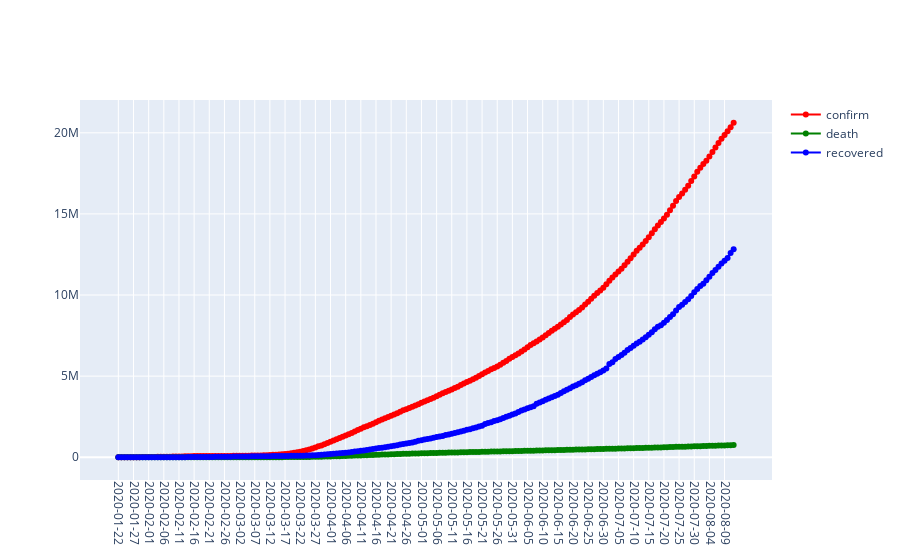

The notebook cell saved with this chart:
### Markdown cell above
### Historial Cases

### Code cell
fig = go.Figure()
#fig.update_layout(template='plotly_dark')
fig.update_xaxes(tickangle=90, showticklabels = True, type = 'category')
fig.add_trace(go.Scatter(x=confirmed_df.index, 
                         y=confirmed_df[0],
                         mode='lines+markers',
                         name='confirm',
                         line=dict(color='red', width=2)))
fig.add_trace(go.Scatter(x=death_df.index, 
                         y=death_df[0],
                         mode='lines+markers',
                         name='death',
                         line=dict(color='green', width=2)))
fig.add_trace(go.Scatter(x=recovered_df.index, 
                         y=recovered_df[0],
                         mode='lines+markers',
                         name='recovered',
                         line=dict(color='blue', width=2)))

### Figure 1 — Plotly figure (JSON) as saved in the notebook; plotly's stock layout.template omitted (floating-point values rounded to 4 significant figures; data arrays with more than 128 entries replaced by an {"elided": "..."} marker saying what was removed)
{"data": [{"line": {"color": "red", "width": 2}, "mode": "lines+markers", "name": "confirm", "type": "scatter", "x": {"elided": "204 str values"}, "y": {"elided": "204 int values"}}, {"line": {"color": "green", "width": 2}, "mode": "lines+markers", "name": "death", "type": "scatter", "x": {"elided": "204 str values"}, "y": {"elided": "204 int values"}}, {"line": {"color": "blue", "width": 2}, "mode": "lines+markers", "name": "recovered", "type": "scatter", "x": {"elided": "204 str values"}, "y": {"elided": "204 int values"}}], "layout": {"xaxis": {"showticklabels": true, "tickangle": 90, "type": "category"}}}
